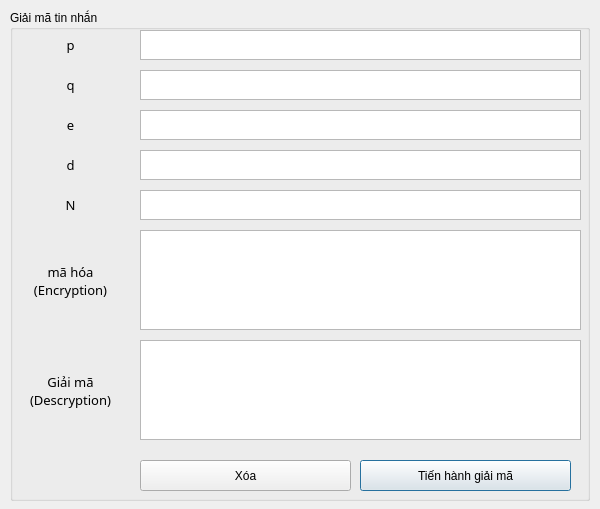
<?xml version="1.0" encoding="UTF-8"?>
<ui version="4.0">
 <class>MainWindow</class>
 <widget class="QDialog" name="MainWindow">
  <property name="geometry">
   <rect>
    <x>0</x>
    <y>0</y>
    <width>600</width>
    <height>509</height>
   </rect>
  </property>
  <property name="windowTitle">
   <string>RSA</string>
  </property>
  <property name="sizeGripEnabled">
   <bool>false</bool>
  </property>
  <widget class="QGroupBox" name="gbtnResult">
   <property name="geometry">
    <rect>
     <x>10</x>
     <y>10</y>
     <width>580</width>
     <height>491</height>
    </rect>
   </property>
   <property name="title">
    <string>Giải mã tin nhắn</string>
   </property>
   <widget class="QLabel" name="lbP">
    <property name="geometry">
     <rect>
      <x>10</x>
      <y>20</y>
      <width>101</width>
      <height>30</height>
     </rect>
    </property>
    <property name="font">
     <font>
      <family>JetBrains Mono</family>
      <pointsize>10</pointsize>
     </font>
    </property>
    <property name="text">
     <string>p</string>
    </property>
    <property name="alignment">
     <set>Qt::AlignCenter</set>
    </property>
   </widget>
   <widget class="QTextEdit" name="txtP">
    <property name="geometry">
     <rect>
      <x>130</x>
      <y>20</y>
      <width>441</width>
      <height>30</height>
     </rect>
    </property>
    <property name="font">
     <font>
      <family>JetBrains Mono</family>
      <pointsize>10</pointsize>
     </font>
    </property>
    <property name="readOnly">
     <bool>false</bool>
    </property>
   </widget>
   <widget class="QLabel" name="lbQ">
    <property name="geometry">
     <rect>
      <x>10</x>
      <y>60</y>
      <width>101</width>
      <height>30</height>
     </rect>
    </property>
    <property name="font">
     <font>
      <family>JetBrains Mono</family>
      <pointsize>10</pointsize>
     </font>
    </property>
    <property name="text">
     <string>q</string>
    </property>
    <property name="alignment">
     <set>Qt::AlignCenter</set>
    </property>
   </widget>
   <widget class="QTextEdit" name="txtQ">
    <property name="geometry">
     <rect>
      <x>130</x>
      <y>60</y>
      <width>441</width>
      <height>30</height>
     </rect>
    </property>
    <property name="font">
     <font>
      <family>JetBrains Mono</family>
      <pointsize>10</pointsize>
     </font>
    </property>
    <property name="readOnly">
     <bool>false</bool>
    </property>
   </widget>
   <widget class="QLabel" name="lbE">
    <property name="geometry">
     <rect>
      <x>10</x>
      <y>100</y>
      <width>101</width>
      <height>30</height>
     </rect>
    </property>
    <property name="font">
     <font>
      <family>JetBrains Mono</family>
      <pointsize>10</pointsize>
     </font>
    </property>
    <property name="text">
     <string>e</string>
    </property>
    <property name="alignment">
     <set>Qt::AlignCenter</set>
    </property>
   </widget>
   <widget class="QTextEdit" name="txtE">
    <property name="geometry">
     <rect>
      <x>130</x>
      <y>100</y>
      <width>441</width>
      <height>30</height>
     </rect>
    </property>
    <property name="font">
     <font>
      <family>JetBrains Mono</family>
      <pointsize>10</pointsize>
     </font>
    </property>
    <property name="readOnly">
     <bool>false</bool>
    </property>
   </widget>
   <widget class="QLabel" name="lbD">
    <property name="geometry">
     <rect>
      <x>10</x>
      <y>140</y>
      <width>101</width>
      <height>30</height>
     </rect>
    </property>
    <property name="font">
     <font>
      <family>JetBrains Mono</family>
      <pointsize>10</pointsize>
     </font>
    </property>
    <property name="text">
     <string>d</string>
    </property>
    <property name="alignment">
     <set>Qt::AlignCenter</set>
    </property>
   </widget>
   <widget class="QTextEdit" name="txtD">
    <property name="geometry">
     <rect>
      <x>130</x>
      <y>140</y>
      <width>441</width>
      <height>30</height>
     </rect>
    </property>
    <property name="font">
     <font>
      <family>JetBrains Mono</family>
      <pointsize>10</pointsize>
     </font>
    </property>
    <property name="readOnly">
     <bool>false</bool>
    </property>
   </widget>
   <widget class="QLabel" name="lbN">
    <property name="geometry">
     <rect>
      <x>10</x>
      <y>180</y>
      <width>101</width>
      <height>30</height>
     </rect>
    </property>
    <property name="font">
     <font>
      <family>JetBrains Mono</family>
      <pointsize>10</pointsize>
     </font>
    </property>
    <property name="text">
     <string>N</string>
    </property>
    <property name="alignment">
     <set>Qt::AlignCenter</set>
    </property>
   </widget>
   <widget class="QTextEdit" name="txtN">
    <property name="geometry">
     <rect>
      <x>130</x>
      <y>180</y>
      <width>441</width>
      <height>30</height>
     </rect>
    </property>
    <property name="font">
     <font>
      <family>JetBrains Mono</family>
      <pointsize>10</pointsize>
     </font>
    </property>
    <property name="readOnly">
     <bool>false</bool>
    </property>
   </widget>
   <widget class="QLabel" name="lbEnc">
    <property name="geometry">
     <rect>
      <x>10</x>
      <y>220</y>
      <width>101</width>
      <height>101</height>
     </rect>
    </property>
    <property name="font">
     <font>
      <family>JetBrains Mono</family>
      <pointsize>10</pointsize>
     </font>
    </property>
    <property name="text">
     <string>mã hóa
(Encryption)</string>
    </property>
    <property name="alignment">
     <set>Qt::AlignCenter</set>
    </property>
   </widget>
   <widget class="QTextEdit" name="txtEnc">
    <property name="geometry">
     <rect>
      <x>130</x>
      <y>220</y>
      <width>441</width>
      <height>100</height>
     </rect>
    </property>
    <property name="font">
     <font>
      <family>JetBrains Mono</family>
      <pointsize>10</pointsize>
     </font>
    </property>
    <property name="readOnly">
     <bool>false</bool>
    </property>
   </widget>
   <widget class="QLabel" name="lbDes">
    <property name="geometry">
     <rect>
      <x>10</x>
      <y>330</y>
      <width>101</width>
      <height>101</height>
     </rect>
    </property>
    <property name="font">
     <font>
      <family>JetBrains Mono</family>
      <pointsize>10</pointsize>
     </font>
    </property>
    <property name="text">
     <string>Giải mã
(Descryption)</string>
    </property>
    <property name="alignment">
     <set>Qt::AlignCenter</set>
    </property>
   </widget>
   <widget class="QTextEdit" name="txtDes">
    <property name="geometry">
     <rect>
      <x>130</x>
      <y>330</y>
      <width>441</width>
      <height>100</height>
     </rect>
    </property>
    <property name="font">
     <font>
      <family>JetBrains Mono</family>
      <pointsize>10</pointsize>
     </font>
    </property>
    <property name="readOnly">
     <bool>true</bool>
    </property>
   </widget>
   <widget class="QPushButton" name="btnEnc">
    <property name="geometry">
     <rect>
      <x>350</x>
      <y>450</y>
      <width>211</width>
      <height>31</height>
     </rect>
    </property>
    <property name="text">
     <string>Tiến hành giải mã</string>
    </property>
   </widget>
   <widget class="QPushButton" name="pushButton_2">
    <property name="geometry">
     <rect>
      <x>130</x>
      <y>450</y>
      <width>211</width>
      <height>31</height>
     </rect>
    </property>
    <property name="text">
     <string>Xóa</string>
    </property>
   </widget>
  </widget>
 </widget>
 <resources/>
 <connections/>
</ui>
